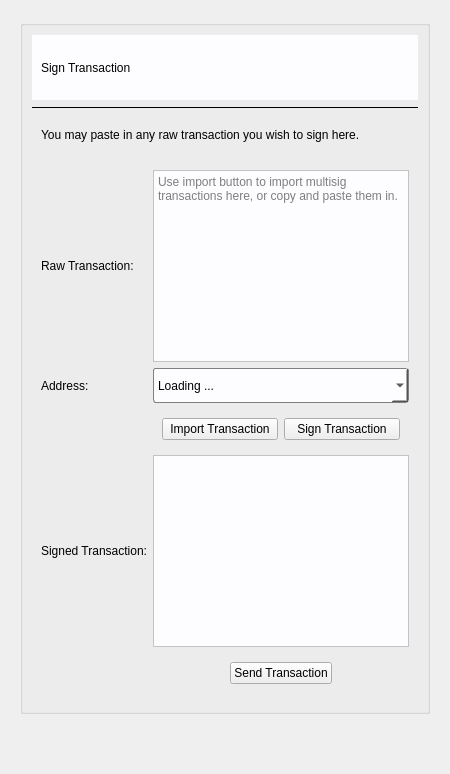
         <widget class="QWidget" name="load_sign_verify_page">
          <layout class="QGridLayout" name="gridLayout_45">
           <item row="0" column="0">
            <widget class="QFrame" name="frame_13">
             <property name="frameShape">
              <enum>QFrame::NoFrame</enum>
             </property>
             <property name="frameShadow">
              <enum>QFrame::Raised</enum>
             </property>
             <layout class="QGridLayout" name="gridLayout_46">
              <item row="0" column="0">
               <widget class="QGroupBox" name="groupBox_8">
                <property name="title">
                 <string/>
                </property>
                <layout class="QVBoxLayout" name="verticalLayout_3">
                 <item>
                  <widget class="QFrame" name="frame_19">
                   <property name="minimumSize">
                    <size>
                     <width>0</width>
                     <height>65</height>
                    </size>
                   </property>
                   <property name="maximumSize">
                    <size>
                     <width>16777215</width>
                     <height>65</height>
                    </size>
                   </property>
                   <property name="toolTip">
                    <string>Sign the transaction here.</string>
                   </property>
                   <property name="styleSheet">
                    <string notr="true">background-color: rgb(253, 253, 255);</string>
                   </property>
                   <property name="frameShape">
                    <enum>QFrame::NoFrame</enum>
                   </property>
                   <property name="frameShadow">
                    <enum>QFrame::Raised</enum>
                   </property>
                   <layout class="QGridLayout" name="gridLayout_49">
                    <item row="0" column="0">
                     <widget class="QLabel" name="label_18">
                      <property name="minimumSize">
                       <size>
                        <width>0</width>
                        <height>0</height>
                       </size>
                      </property>
                      <property name="maximumSize">
                       <size>
                        <width>16777215</width>
                        <height>65</height>
                       </size>
                      </property>
                      <property name="styleSheet">
                       <string notr="true">font: 24pt &quot;Helvetica&quot;;
background-color: rgb(253, 253, 255,0);</string>
                      </property>
                      <property name="text">
                       <string>Sign Transaction</string>
                      </property>
                     </widget>
                    </item>
                   </layout>
                  </widget>
                 </item>
                 <item>
                  <widget class="Line" name="line_11">
                   <property name="frameShadow">
                    <enum>QFrame::Plain</enum>
                   </property>
                   <property name="orientation">
                    <enum>Qt::Horizontal</enum>
                   </property>
                  </widget>
                 </item>
                 <item alignment="Qt::AlignVCenter">
                  <widget class="QFrame" name="frame_47">
                   <property name="minimumSize">
                    <size>
                     <width>0</width>
                     <height>40</height>
                    </size>
                   </property>
                   <property name="maximumSize">
                    <size>
                     <width>16777215</width>
                     <height>40</height>
                    </size>
                   </property>
                   <property name="styleSheet">
                    <string notr="true">border-radius:3px;
QFrame#frame_47{border-radius: 3px;}
</string>
                   </property>
                   <property name="frameShape">
                    <enum>QFrame::NoFrame</enum>
                   </property>
                   <property name="frameShadow">
                    <enum>QFrame::Raised</enum>
                   </property>
                   <layout class="QGridLayout" name="gridLayout_68">
                    <property name="topMargin">
                     <number>0</number>
                    </property>
                    <property name="bottomMargin">
                     <number>0</number>
                    </property>
                    <item row="0" column="0" alignment="Qt::AlignVCenter">
                     <widget class="QLabel" name="label_27">
                      <property name="minimumSize">
                       <size>
                        <width>0</width>
                        <height>0</height>
                       </size>
                      </property>
                      <property name="maximumSize">
                       <size>
                        <width>16777215</width>
                        <height>40</height>
                       </size>
                      </property>
                      <property name="styleSheet">
                       <string notr="true">font: 16pt 'Helvetica';
padding-left: 0px;</string>
                      </property>
                      <property name="text">
                       <string>You may paste in any raw transaction you wish to sign here. </string>
                      </property>
                     </widget>
                    </item>
                   </layout>
                  </widget>
                 </item>
                 <item>
                  <widget class="QFrame" name="frame_26">
                   <property name="styleSheet">
                    <string notr="true">QFrame#frame_26{border-radius: 3px;}
</string>
                   </property>
                   <property name="frameShape">
                    <enum>QFrame::NoFrame</enum>
                   </property>
                   <property name="frameShadow">
                    <enum>QFrame::Raised</enum>
                   </property>
                   <layout class="QGridLayout" name="gridLayout_48">
                    <property name="verticalSpacing">
                     <number>-1</number>
                    </property>
                    <item row="1" column="0">
                     <widget class="QLabel" name="label_40">
                      <property name="styleSheet">
                       <string notr="true">font: 16pt 'Helvetica';
</string>
                      </property>
                      <property name="text">
                       <string>Raw Transaction: </string>
                      </property>
                     </widget>
                    </item>
                    <item row="3" column="1">
                     <widget class="QComboBox" name="comboBox_3">
                      <property name="minimumSize">
                       <size>
                        <width>0</width>
                        <height>35</height>
                       </size>
                      </property>
                      <property name="toolTip">
                       <string>Select address to sign with.</string>
                      </property>
                      <property name="styleSheet">
                       <string notr="true">border-radius: 3px; 
border: 1px solid gray;
background-color: rgb(253, 253, 255);
selection-color: blue;</string>
                      </property>
                      <item>
                       <property name="text">
                        <string>Loading ...</string>
                       </property>
                      </item>
                     </widget>
                    </item>
                    <item row="4" column="1">
                     <widget class="QFrame" name="frame_60">
                      <property name="frameShape">
                       <enum>QFrame::NoFrame</enum>
                      </property>
                      <property name="frameShadow">
                       <enum>QFrame::Raised</enum>
                      </property>
                      <layout class="QGridLayout" name="gridLayout_82">
                       <item row="0" column="0">
                        <widget class="QPushButton" name="import_trans_btn">
                         <property name="text">
                          <string>Import Transaction</string>
                         </property>
                        </widget>
                       </item>
                       <item row="0" column="1">
                        <widget class="QPushButton" name="multi_sign_btn">
                         <property name="toolTip">
                          <string>Click to sign a transaction with your private key. </string>
                         </property>
                         <property name="text">
                          <string>Sign Transaction</string>
                         </property>
                        </widget>
                       </item>
                      </layout>
                     </widget>
                    </item>
                    <item row="3" column="0">
                     <widget class="QLabel" name="label_41">
                      <property name="styleSheet">
                       <string notr="true">font: 16pt 'Helvetica';
</string>
                      </property>
                      <property name="text">
                       <string>Address:</string>
                      </property>
                     </widget>
                    </item>
                    <item row="8" column="1">
                     <widget class="QFrame" name="frame_61">
                      <property name="frameShape">
                       <enum>QFrame::NoFrame</enum>
                      </property>
                      <property name="frameShadow">
                       <enum>QFrame::Raised</enum>
                      </property>
                      <layout class="QGridLayout" name="gridLayout_83">
                       <item row="0" column="0" alignment="Qt::AlignHCenter">
                        <widget class="QPushButton" name="multi_send_btn">
                         <property name="text">
                          <string>Send Transaction</string>
                         </property>
                        </widget>
                       </item>
                      </layout>
                     </widget>
                    </item>
                    <item row="6" column="1">
                     <widget class="QTextEdit" name="signed_text">
                      <property name="toolTip">
                       <string>&lt;!DOCTYPE HTML PUBLIC &quot;-//W3C//DTD HTML 4.0//EN&quot; &quot;http://www.w3.org/TR/REC-html40/strict.dtd&quot;&gt;
&lt;html&gt;&lt;head&gt;&lt;meta name=&quot;qrichtext&quot; content=&quot;1&quot; /&gt;&lt;style type=&quot;text/css&quot;&gt;
p, li { white-space: pre-wrap; }
&lt;/style&gt;&lt;/head&gt;&lt;body style=&quot; font-family:'.SF NS Text'; font-size:13pt; font-weight:400; font-style:normal;&quot;&gt;
&lt;p style=&quot; margin-top:0px; margin-bottom:0px; margin-left:0px; margin-right:0px; -qt-block-indent:0; text-indent:0px;&quot;&gt;&lt;span style=&quot; font-family:'.SF NS Text';&quot;&gt;This is your signed transaction. &lt;/span&gt;&lt;/p&gt;&lt;/body&gt;&lt;/html&gt;</string>
                      </property>
                      <property name="styleSheet">
                       <string notr="true">background-color: rgb(253, 253, 255);</string>
                      </property>
                      <property name="frameShadow">
                       <enum>QFrame::Plain</enum>
                      </property>
                     </widget>
                    </item>
                    <item row="1" column="1">
                     <widget class="QTextEdit" name="trans_text">
                      <property name="toolTip">
                       <string>Paste in any transaction to sign here, or import a transaction via QR code</string>
                      </property>
                      <property name="styleSheet">
                       <string notr="true">background-color: rgb(253, 253, 255);</string>
                      </property>
                      <property name="frameShape">
                       <enum>QFrame::StyledPanel</enum>
                      </property>
                      <property name="frameShadow">
                       <enum>QFrame::Plain</enum>
                      </property>
                      <property name="placeholderText">
                       <string>Use import button to import multisig transactions here, or copy and paste them in.</string>
                      </property>
                     </widget>
                    </item>
                    <item row="6" column="0">
                     <widget class="QLabel" name="label_42">
                      <property name="styleSheet">
                       <string notr="true">font: 16pt 'Helvetica';

</string>
                      </property>
                      <property name="text">
                       <string>Signed Transaction:</string>
                      </property>
                     </widget>
                    </item>
                   </layout>
                  </widget>
                 </item>
                </layout>
               </widget>
              </item>
              <item row="1" column="0" alignment="Qt::AlignHCenter">
               <widget class="QLabel" name="label_66">
                <property name="minimumSize">
                 <size>
                  <width>10</width>
                  <height>34</height>
                 </size>
                </property>
                <property name="font">
                 <font>
                  <family>Helvetica</family>
                  <pointsize>16</pointsize>
                 </font>
                </property>
                <property name="styleSheet">
                 <string notr="true">background-color: rgba(255, 255, 255, 0);</string>
                </property>
                <property name="text">
                 <string/>
                </property>
               </widget>
              </item>
             </layout>
            </widget>
           </item>
          </layout>
         </widget>
